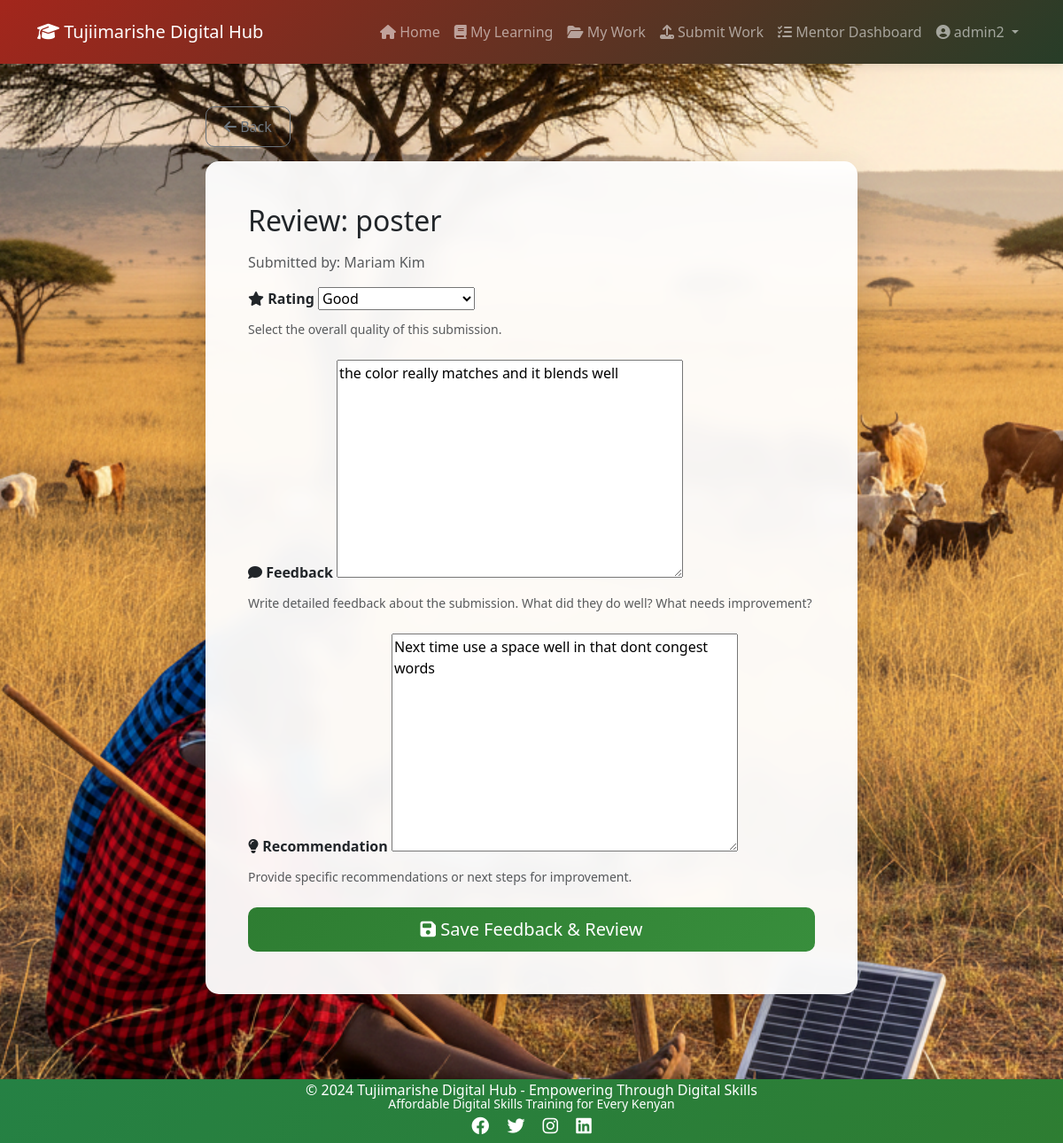
Page /submission/2/review/ (signed in) on the committed database.
### users/models.py (models this page shows, shortened)
class User(AbstractUser):
    USER_TYPE_CHOICES = (
        ('student', 'Student'),
        ('mentor', 'Mentor'),
        ('admin', 'Administrator'),
    )
    user_type = models.CharField(
        max_length=20,
        choices=USER_TYPE_CHOICES,
        default='student',
        help_text='Type of user account'
    )
    phone_number = models.CharField(
        max_length=15,
        blank=True,
        null=True,
        help_text='Contact phone number'
    )
    profile_picture = models.ImageField(
        upload_to='profile_pics/',
        blank=True,
        null=True,
        help_text='User profile picture'
    )
    groups = models.ManyToManyField(
        'auth.Group',
        related_name='app_users',
        blank=True,
        help_text='The groups this user belongs to.',
        verbose_name='groups'
    )
    user_permissions = models.ManyToManyField(
        'auth.Permission',
        related_name='app_user_permissions',
        blank=True,
        help_text='Specific permissions for this user.',
        verbose_name='user permissions'
    )
    bio = models.TextField(
        blank=True,
        null=True,
        help_text='Short biography'
    )
    date_of_birth = models.DateField(
        blank=True,
        null=True,
        help_text='Date of birth'
    )
    location = models.CharField(
        max_length=100,
        blank=True,
        null=True,
        help_text='User location/address'
    )
    created_at = models.DateTimeField(auto_now_add=True)
    updated_at = models.DateTimeField(auto_now=True)
    class Meta:
        ordering = ['-created_at']
        verbose_name = 'User'
        verbose_name_plural = 'Users'

### materials/models.py (models this page shows, shortened)
class WorkSubmission(models.Model):
    user = models.ForeignKey(settings.AUTH_USER_MODEL, on_delete=models.CASCADE, related_name='work_submissions')
    category = models.ForeignKey(SkillCategory, on_delete=models.SET_NULL, null=True, blank=True)
    title = models.CharField(max_length=200)
    description = models.TextField()
    file = models.FileField(upload_to='work_submissions/')
    submitted_at = models.DateTimeField(auto_now_add=True)
    is_reviewed = models.BooleanField(default=False)
    class Meta:
        ordering = ['-submitted_at']

class MentorFeedback(models.Model):
    RATING_CHOICES = [
        ('excellent', 'Excellent'),
        ('good', 'Good'),
        ('needs_improvement', 'Needs Improvement'),
    ]
    submission = models.OneToOneField(WorkSubmission, on_delete=models.CASCADE, related_name='feedback')
    mentor = models.ForeignKey(settings.AUTH_USER_MODEL, on_delete=models.CASCADE, related_name='feedback_given')
    feedback = models.TextField()
    recommendation = models.TextField(blank=True)
    rating = models.CharField(max_length=20, choices=RATING_CHOICES)
    created_at = models.DateTimeField(auto_now_add=True)

### materials/views.py (the view)
# urls.py: path('submission/<int:pk>/review/', views.review_submission, name='review_submission'),
@login_required
def review_submission(request, pk):
    if not (request.user.is_staff or getattr(request.user, 'user_type', None) == 'mentor'):
        messages.error(request, 'You do not have permission to review submissions.')
        return redirect('materials:my_submissions')
    submission = get_object_or_404(WorkSubmission, pk=pk)
    try:
        feedback = submission.feedback
    except MentorFeedback.DoesNotExist:
        feedback = None
    if request.method == 'POST':
        form = MentorFeedbackForm(request.POST, instance=feedback)
        if form.is_valid():
            obj = form.save(commit=False)
            obj.submission = submission
            obj.mentor = request.user
            obj.save()
            submission.is_reviewed = True
            submission.save()
            messages.success(request, 'Feedback saved.')
            return redirect('materials:submission_detail', pk=submission.pk)
    else:
        form = MentorFeedbackForm(instance=feedback)
    context = {
        'submission': submission,
        'form': form,
    }
    return render(request, 'materials/review_submission.html', context)

### materials/forms.py
class MentorFeedbackForm(forms.ModelForm):
    class Meta:
        model = MentorFeedback
        fields = ['rating', 'feedback', 'recommendation']

### templates/materials/review_submission.html (shortened to what this page needs)
{% extends 'base.html' %}
{% block content %}
<div class="row justify-content-center">
    <div class="col-md-8">
        <a href="{% url 'materials:submission_detail' submission.pk %}" class="btn btn-outline-secondary mb-3">
            <i class="fas fa-arrow-left"></i> Back
        </a>
        <div class="card shadow-lg border-0">
            <div class="card-body p-5">
                <h2 class="card-title mb-3">Review: {{ submission.title }}</h2>
                <p class="text-muted mb-3">Submitted by: {{ submission.user.get_full_name|default:submission.user.username }}</p>
                <form method="post">
                    <div class="mb-4">
                        <label for="{{ form.rating.id_for_label }}" class="form-label fw-bold">
                            <i class="fas fa-star"></i> Rating
                        </label>
                        {{ form.rating }}
                        <small class="form-text text-muted d-block mt-1">Select the overall quality of this submission.</small>
                    </div>
                    <div class="mb-4">
                        <label for="{{ form.feedback.id_for_label }}" class="form-label fw-bold">
                            <i class="fas fa-comment"></i> Feedback
                        </label>
                        {{ form.feedback }}
                        <small class="form-text text-muted d-block mt-1">Write detailed feedback about the submission. What did they do well? What needs improvement?</small>
                    </div>
                    <div class="mb-4">
                        <label for="{{ form.recommendation.id_for_label }}" class="form-label fw-bold">
                            <i class="fas fa-lightbulb"></i> Recommendation
                        </label>
                        {{ form.recommendation }}
                        <small class="form-text text-muted d-block mt-1">Provide specific recommendations or next steps for improvement.</small>
                    </div>
                    <div class="d-grid gap-2">
                        <button type="submit" class="btn btn-primary btn-lg">
                            <i class="fas fa-save"></i> Save Feedback & Review
                        </button>
                    </div>
                </form>
            </div>
        </div>
    </div>
</div>
{% endblock %}

### templates/base.html (shortened to what this page needs)
<!DOCTYPE html>
<html lang="en">
<head>
    <link href="https://cdn.jsdelivr.net/npm/bootstrap@5.3.0/dist/css/bootstrap.min.css" rel="stylesheet">
    <link rel="stylesheet" href="https://cdnjs.cloudflare.com/ajax/libs/font-awesome/6.4.0/css/all.min.css">
    {% load static %}
    <link rel="stylesheet" href="{% static 'css/style.css' %}">
</head>
<body>
    <nav class="navbar navbar-expand-lg navbar-dark bg-primary">
        <div class="container">
            <a class="navbar-brand" href="{% url 'home' %}">
                <i class="fas fa-graduation-cap"></i> Tujiimarishe Digital Hub
            </a>
            <div class="collapse navbar-collapse" id="navbarNav">
                <ul class="navbar-nav ms-auto">
                    {% if user.is_authenticated %}
                        <li class="nav-item">
                            <a class="nav-link" href="{% url 'home' %}">
                                <i class="fas fa-home"></i> Home
                            </a>
                        </li>
                        <li class="nav-item">
                            <a class="nav-link" href="{% url 'materials:my_materials' %}">
                                <i class="fas fa-book"></i> My Learning
                            </a>
                        </li>
                        <li class="nav-item">
                            <a class="nav-link" href="{% url 'materials:my_submissions' %}">
                                <i class="fas fa-folder-open"></i> My Work
                            </a>
                        </li>
                        <li class="nav-item">
                            <a class="nav-link" href="{% url 'materials:submit_work' %}">
                                <i class="fas fa-upload"></i> Submit Work
                            </a>
                        </li>
                        {% if user.is_staff or user.user_type == 'mentor' or user.groups.all|length %}
                        <li class="nav-item">
                            <a class="nav-link" href="{% url 'materials:mentor_dashboard' %}">
                                <i class="fas fa-tasks"></i> Mentor Dashboard
                            </a>
                        </li>
                        {% endif %}
                        <li class="nav-item dropdown">
                            <a class="nav-link dropdown-toggle" href="#" id="userDropdown" role="button" data-bs-toggle="dropdown" aria-expanded="false">
                                <i class="fas fa-user-circle"></i> {{ user.username }}
                            </a>
                        </li>
                    {% endif %}
                </ul>
            </div>
        </div>
    </nav>
    <main class="container my-5">
        {% block content %}
        {% endblock %}
    </main>
    <footer class="bg-dark text-white text-center py-4 mt-5">
        <div class="container">
            <p class="mb-2">&copy; 2024 Tujiimarishe Digital Hub - Empowering Through Digital Skills</p>
            <p class="small mb-0">Affordable Digital Skills Training for Every Kenyan</p>
            <div class="mt-3">
                <a href="#" class="text-white me-3"><i class="fab fa-facebook fa-lg"></i></a>
                <a href="#" class="text-white me-3"><i class="fab fa-twitter fa-lg"></i></a>
                <a href="#" class="text-white me-3"><i class="fab fa-instagram fa-lg"></i></a>
                <a href="#" class="text-white"><i class="fab fa-linkedin fa-lg"></i></a>
            </div>
        </div>
    </footer>
</body>
</html>

### static/css/style.css (style rules this page uses)
body { font-family: 'Segoe UI', Tahoma, Geneva, Verdana, sans-serif; min-height: 100vh; display: flex; flex-direction: column; background-image: url('/static/images/background.png'); background-size: cover; background-position: center; background-attachment: fixed; background-repeat: no-repeat; }
main { flex: 1; position: relative; z-index: 1; }
.navbar-dark.bg-primary { background: linear-gradient(135deg, #A3261C 0%, #273d28 100%) !important; box-shadow: 0 2px 10px rgba(0, 0, 0, 0.1); padding: 1rem 0; position: relative; z-index: 1030; }
.navbar-nav .nav-link { cursor: pointer; pointer-events: auto; }
footer.bg-dark { margin-top: auto; background: linear-gradient(135deg, #132414 0%, #274629 100%) !important; box-shadow: 0 -2px 10px rgba(0, 0, 0, 0.1); padding: 0.5rem 0 !important; }
footer p { margin-bottom: 0.25rem !important; line-height: 0.5rem; }
footer .mt-3 { margin-top: 0.5rem !important; }
footer a i { font-size: 1rem; }
.card { border-radius: 15px; background-color: rgba(255, 255, 255, 0.95); backdrop-filter: blur(10px); }
.btn { border-radius: 10px; padding: 10px 20px; font-weight: 500; transition: all 0.3s ease; }
.btn-primary { background: linear-gradient(135deg, #2e7d32 0%, #388e3c 100%); border: none; }
footer.bg-dark { margin-top: auto; background: linear-gradient(135deg, #258144 0%, #2e7d32 100%) !important; box-shadow: 0 -2px 10px rgba(0, 0, 0, 0.1); }
.card { animation: fadeIn 0.5s ease-in; }

### rows in the picture
User: username "admin2"
WorkSubmission: title "poster", user.get_full_name "Mariam Kim"
MentorFeedback: rating "Good", feedback "the color really matches and it blends well", recommendation "Next time use a space well in that dont congest words"
